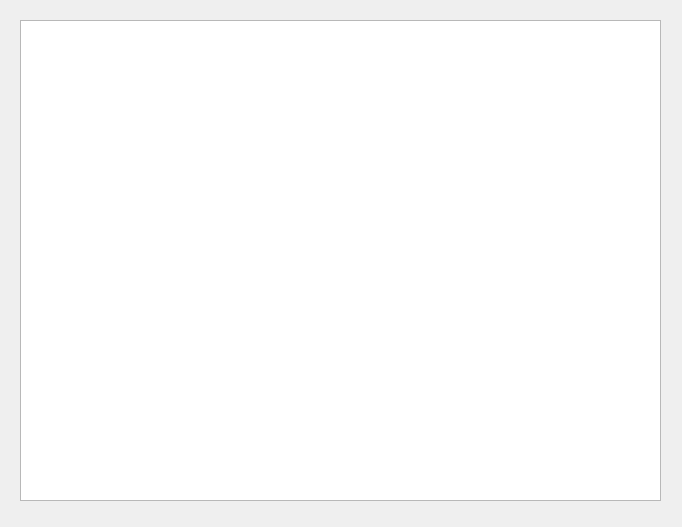
<?xml version="1.0" encoding="UTF-8"?>
<ui version="4.0">
 <class>Statistics</class>
 <widget class="QDialog" name="Statistics">
  <property name="geometry">
   <rect>
    <x>0</x>
    <y>0</y>
    <width>682</width>
    <height>527</height>
   </rect>
  </property>
  <property name="windowTitle">
   <string>Dialog</string>
  </property>
  <widget class="QTextBrowser" name="text">
   <property name="geometry">
    <rect>
     <x>20</x>
     <y>20</y>
     <width>641</width>
     <height>481</height>
    </rect>
   </property>
  </widget>
 </widget>
 <resources/>
 <connections/>
</ui>
